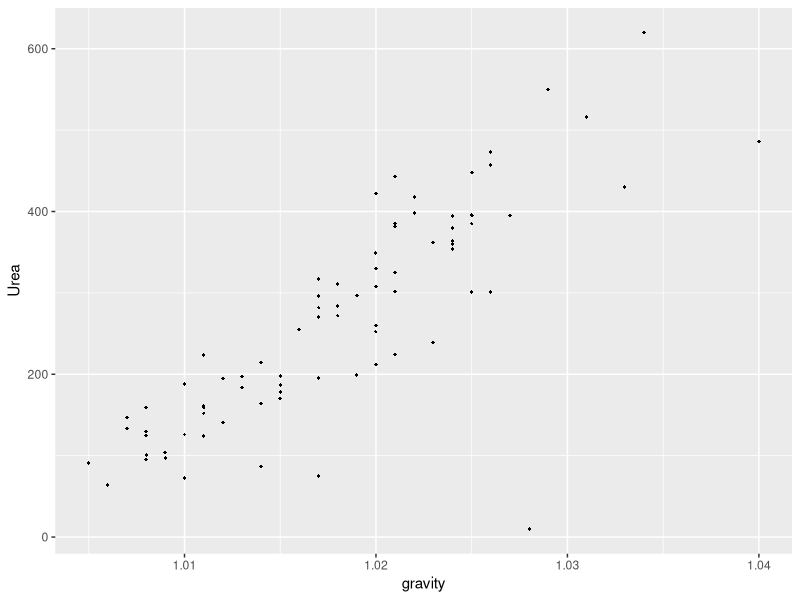
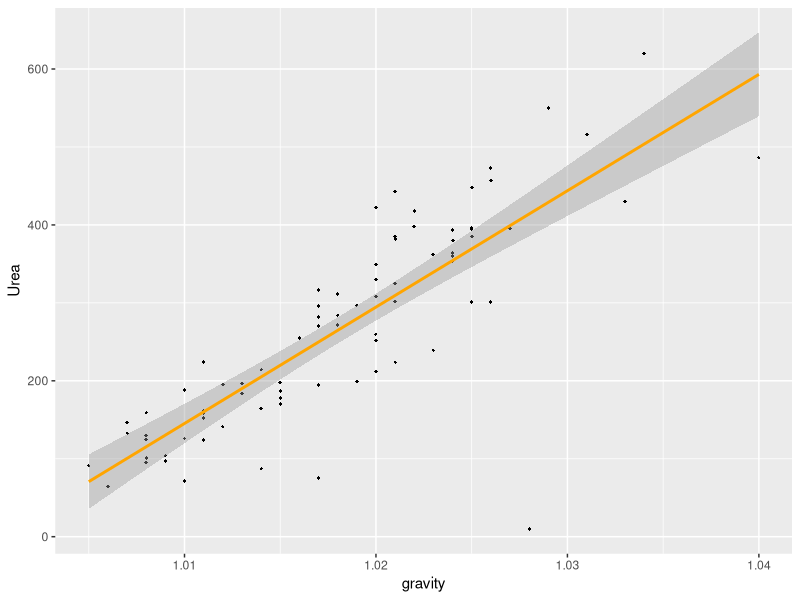
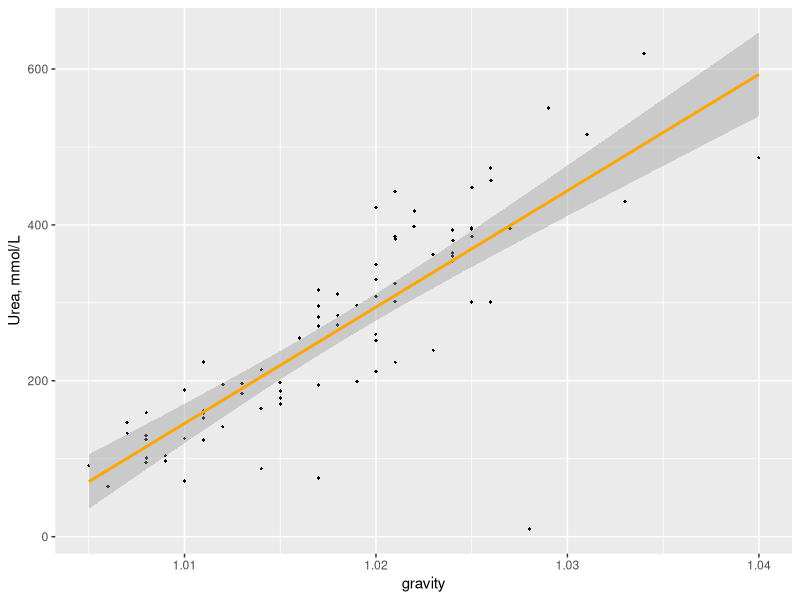

Write the R code that produced these figures, in order.
# Load the necessary libraries
library(readr)
library(ggplot2)
library(psych)

#To load the CSV file into RStudio,
data <- read.csv("urineanalysis.csv")

# Plot urea against the specific gravity of urine
# Change symbol to diamonds and point size to 1
p1 <- ggplot(data, aes(x = gravity, y = urea)) +
  geom_point(shape = 18, size = 1) +
  labs(y = "Urea")

# Add a linear trend line colored orange
p2 <- p1 + geom_smooth(method = "lm", color = "orange")

# Change the y-axis title to 'Urea, mmol/L'
p3 <- p2 + labs(y = "Urea, mmol/L")

# Output the plots to files
ggsave("plot1.png", p1, width = 6, height = 4)
ggsave("plot2.png", p2, width = 6, height = 4)
ggsave("plot3.png", p3, width = 6, height = 4)

# Generate a detailed summary of the dataset
data_summary <- describe(data)

# Print the summary
print(data_summary)

# Calculate the correlation coefficient between urea and specific gravity
correlation_coefficient <- cor(data$urea, data$gravity)

# Print the correlation coefficient
cat("Correlation Coefficient:", correlation_coefficient, "\n")

# Filter the dataset to include only people with urea < 100 mmol/L
filtered_data <- data[data$urea < 100, ]

# Count the number of people left in the filtered data
num_people_left <- nrow(filtered_data)

# Calculate the median pH in this subset
median_pH <- median(filtered_data$ph, na.rm = TRUE)

# Print the number of people and median pH
cat("Number of people with urea < 100 mmol/L:", num_people_left, "\n")
cat("Median pH in this subset:", median_pH, "\n")

